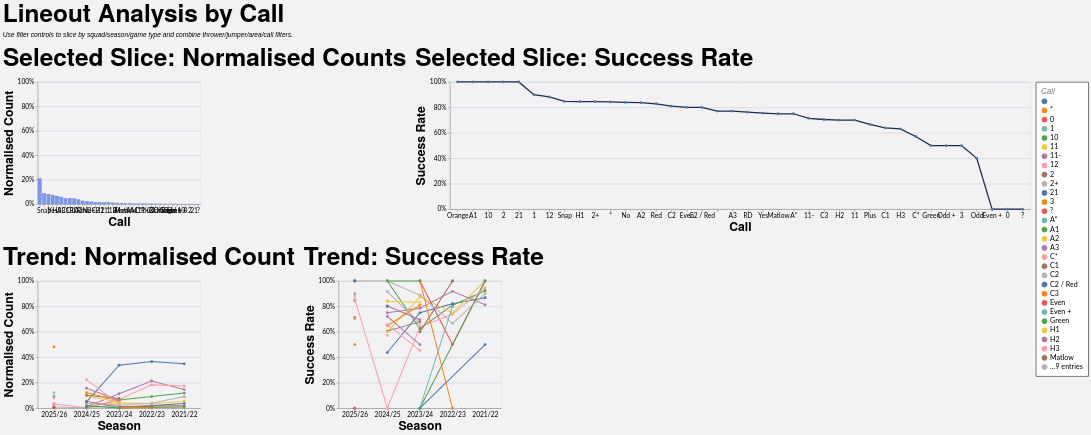

This figure's Vega-Lite source:
### Vega-Lite specification from a JSON file in a GitHub repository (floating-point values rounded to 4 significant figures; data arrays with more than 128 entries replaced by an {"elided": "..."} marker saying what was removed)
{"config": {"axis": {"labelFont": "Lato, sans-serif", "titleFont": "PT Sans Narrow, Helvetica Neue, Helvetica, Arial, sans-serif", "labelFontSize": 13, "titleFontSize": 24, "gridColor": "#202947", "gridOpacity": 0.2}, "header": {"labelFont": "PT Sans Narrow, Helvetica Neue, Helvetica, Arial, sans-serif", "titleFont": "PT Sans Narrow, Helvetica Neue, Helvetica, Arial, sans-serif", "labelFontSize": 24, "titleFontSize": 28, "labelFontWeight": "bold", "orient": "left"}, "legend": {"labelFont": "Lato, sans-serif", "titleFont": "PT Sans Narrow, Helvetica Neue, Helvetica, Arial, sans-serif", "labelFontSize": 14, "titleFontSize": 16, "titlePadding": 5, "fillColor": "white", "strokeColor": "black", "padding": 10, "titleFontWeight": "lighter", "titleFontStyle": "italic", "titleColor": "gray", "offset": 10}, "title": {"font": "PT Sans Narrow, Helvetica Neue, Helvetica, Arial, sans-serif", "fontSize": 48, "fontWeight": "bold", "anchor": "start", "align": "center", "titlePadding": 20, "subtitlePadding": 10, "subtitleFontSize": 13, "subtitleColor": "", "subtitleFontStyle": "italic", "offset": 15, "color": "black"}, "axisX": {"labelAngle": 0}, "facet": {"title": null, "header": null, "align": {"row": "each", "column": "each"}}, "resolve": {"scale": {"y": "independent", "facet": "independent"}}, "background": "#f2f1f4"}, "vconcat": [{"hconcat": [{"mark": {"type": "bar", "color": "#7d96e8"}, "encoding": {"tooltip": [{"field": "call", "title": "Call", "type": "nominal"}, {"field": "attempts", "format": ",.0f", "title": "Lineouts", "type": "quantitative"}, {"field": "share", "format": ".1%", "title": "Normalised Count", "type": "quantitative"}], "x": {"field": "call", "sort": "-y", "title": "Call", "type": "nominal"}, "y": {"axis": {"format": "%"}, "field": "share", "scale": {"domain": [0, 1]}, "title": "Normalised Count", "type": "quantitative"}}, "height": 240, "title": "Selected Slice: Normalised Counts", "transform": [{"filter": "(loSquad == 'All' || datum.squad == loSquad) && (loGameType == 'All' || (loGameType == 'League + Cup' && (datum.game_type == 'League' || datum.game_type == 'Cup')) || (loGameType == 'League only' && datum.game_type == 'League') || datum.game_type == loGameType) && (loOpposition == 'All' || datum.opposition == loOpposition) && (loThrower == 'All' || datum.thrower == loThrower) && (loJumper == 'All' || datum.jumper == loJumper) && (loArea == 'All' || datum.area == loArea) && (loNumbers == 'All' || datum.numbers == loNumbers) && (loCall == 'All' || datum.call == loCall) && (loCallType == 'All' || datum.call_type == loCallType)"}, {"filter": "(loSeason == 'All' || datum.season == loSeason)"}, {"aggregate": [{"op": "count", "as": "attempts"}, {"op": "sum", "field": "won", "as": "won"}], "groupby": ["call"]}, {"joinaggregate": [{"op": "sum", "field": "attempts", "as": "total_attempts"}]}, {"calculate": "datum.attempts / datum.total_attempts", "as": "share"}, {"calculate": "datum.won / datum.attempts", "as": "success_rate"}], "width": 320}, {"mark": {"type": "line", "color": "#202946", "point": true, "strokeWidth": 2.5}, "encoding": {"tooltip": [{"field": "call", "title": "Call", "type": "nominal"}, {"field": "won", "format": ",.0f", "title": "Won", "type": "quantitative"}, {"field": "attempts", "format": ",.0f", "title": "Lineouts", "type": "quantitative"}, {"field": "success_rate", "format": ".1%", "title": "Success Rate", "type": "quantitative"}], "x": {"field": "call", "sort": "-y", "title": "Call", "type": "nominal"}, "y": {"axis": {"format": "%"}, "field": "success_rate", "scale": {"domain": [0, 1]}, "title": "Success Rate", "type": "quantitative"}}, "height": 250, "title": "Selected Slice: Success Rate", "transform": [{"filter": "(loSquad == 'All' || datum.squad == loSquad) && (loGameType == 'All' || (loGameType == 'League + Cup' && (datum.game_type == 'League' || datum.game_type == 'Cup')) || (loGameType == 'League only' && datum.game_type == 'League') || datum.game_type == loGameType) && (loOpposition == 'All' || datum.opposition == loOpposition) && (loThrower == 'All' || datum.thrower == loThrower) && (loJumper == 'All' || datum.jumper == loJumper) && (loArea == 'All' || datum.area == loArea) && (loNumbers == 'All' || datum.numbers == loNumbers) && (loCall == 'All' || datum.call == loCall) && (loCallType == 'All' || datum.call_type == loCallType)"}, {"filter": "(loSeason == 'All' || datum.season == loSeason)"}, {"aggregate": [{"op": "count", "as": "attempts"}, {"op": "sum", "field": "won", "as": "won"}], "groupby": ["call"]}, {"joinaggregate": [{"op": "sum", "field": "attempts", "as": "total_attempts"}]}, {"calculate": "datum.attempts / datum.total_attempts", "as": "share"}, {"calculate": "datum.won / datum.attempts", "as": "success_rate"}], "width": {"step": 30}}], "spacing": 16}, {"hconcat": [{"mark": {"type": "line", "point": true, "strokeWidth": 2}, "encoding": {"color": {"field": "call", "title": "Call", "type": "nominal"}, "tooltip": [{"field": "season", "title": "Season", "type": "nominal"}, {"field": "call", "title": "Call", "type": "nominal"}, {"field": "attempts", "format": ",.0f", "title": "Lineouts", "type": "quantitative"}, {"field": "norm_count", "format": ".1%", "title": "Normalised Count", "type": "quantitative"}], "x": {"field": "season", "sort": "-x", "title": "Season", "type": "nominal"}, "y": {"axis": {"format": "%"}, "field": "norm_count", "scale": {"domain": [0, 1]}, "title": "Normalised Count", "type": "quantitative"}}, "height": 250, "title": "Trend: Normalised Count", "transform": [{"filter": "(loSquad == 'All' || datum.squad == loSquad) && (loGameType == 'All' || (loGameType == 'League + Cup' && (datum.game_type == 'League' || datum.game_type == 'Cup')) || (loGameType == 'League only' && datum.game_type == 'League') || datum.game_type == loGameType) && (loOpposition == 'All' || datum.opposition == loOpposition) && (loThrower == 'All' || datum.thrower == loThrower) && (loJumper == 'All' || datum.jumper == loJumper) && (loArea == 'All' || datum.area == loArea) && (loNumbers == 'All' || datum.numbers == loNumbers) && (loCall == 'All' || datum.call == loCall) && (loCallType == 'All' || datum.call_type == loCallType)"}, {"aggregate": [{"op": "count", "as": "attempts"}, {"op": "sum", "field": "won", "as": "won"}], "groupby": ["season", "call"]}, {"joinaggregate": [{"op": "sum", "field": "attempts", "as": "season_attempts"}], "groupby": ["season"]}, {"calculate": "datum.attempts / datum.season_attempts", "as": "norm_count"}, {"calculate": "datum.won / datum.attempts", "as": "success_rate"}], "width": 320}, {"mark": {"type": "line", "point": true, "strokeWidth": 2}, "encoding": {"color": {"field": "call", "title": "Call", "type": "nominal"}, "tooltip": [{"field": "season", "title": "Season", "type": "nominal"}, {"field": "call", "title": "Call", "type": "nominal"}, {"field": "won", "format": ",.0f", "title": "Won", "type": "quantitative"}, {"field": "attempts", "format": ",.0f", "title": "Lineouts", "type": "quantitative"}, {"field": "success_rate", "format": ".1%", "title": "Success Rate", "type": "quantitative"}], "x": {"field": "season", "sort": "-x", "title": "Season", "type": "nominal"}, "y": {"axis": {"format": "%"}, "field": "success_rate", "scale": {"domain": [0, 1]}, "title": "Success Rate", "type": "quantitative"}}, "height": 250, "title": "Trend: Success Rate", "transform": [{"filter": "(loSquad == 'All' || datum.squad == loSquad) && (loGameType == 'All' || (loGameType == 'League + Cup' && (datum.game_type == 'League' || datum.game_type == 'Cup')) || (loGameType == 'League only' && datum.game_type == 'League') || datum.game_type == loGameType) && (loOpposition == 'All' || datum.opposition == loOpposition) && (loThrower == 'All' || datum.thrower == loThrower) && (loJumper == 'All' || datum.jumper == loJumper) && (loArea == 'All' || datum.area == loArea) && (loNumbers == 'All' || datum.numbers == loNumbers) && (loCall == 'All' || datum.call == loCall) && (loCallType == 'All' || datum.call_type == loCallType)"}, {"aggregate": [{"op": "count", "as": "attempts"}, {"op": "sum", "field": "won", "as": "won"}], "groupby": ["season", "call"]}, {"joinaggregate": [{"op": "sum", "field": "attempts", "as": "season_attempts"}], "groupby": ["season"]}, {"calculate": "datum.attempts / datum.season_attempts", "as": "norm_count"}, {"calculate": "datum.won / datum.attempts", "as": "success_rate"}], "width": 320}], "spacing": 16}], "data": {"name": "data-be15e094906f116b8ddbadd99c56f81f"}, "params": [{"name": "loSquad", "value": "All"}, {"name": "loSeason", "value": "All"}, {"name": "loGameType", "value": "All"}, {"name": "loOpposition", "value": "All"}, {"name": "loThrower", "value": "All"}, {"name": "loJumper", "value": "All"}, {"name": "loArea", "value": "All"}, {"name": "loNumbers", "value": "All"}, {"name": "loCall", "value": "All"}, {"name": "loCallType", "value": "All"}], "spacing": 22, "title": {"text": "Lineout Analysis by Call", "subtitle": "Use filter controls to slice by squad/season/game type and combine thrower/jumper/area/call filters."}, "$schema": "https://vega.github.io/schema/vega-lite/v5.20.1.json", "datasets": {"data-be15e094906f116b8ddbadd99c56f81f": {"elided": "1242 records"}}}
